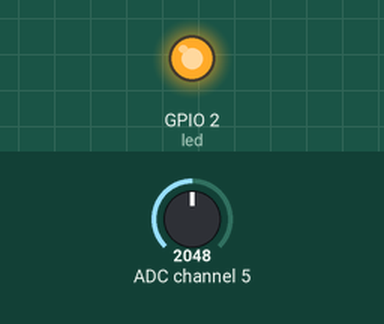
Recording of a program running on a simulated ESP32 board running MicroPython. On the bench: output pins drawn as LEDs (lit = HIGH). Inputs (shaded band) come from the test bench; at power-on: ADC channel 5 = 2048 (analog values on the 0–4095 scale). The board's own WiFi access point starts at once; pins used as bus, display or sensor lines are not drawn; what the program prints to the serial console is not drawn.

Above: at 0.1 s.
Timing chart, 0 to 1.6 s (numbered marks = the images above):
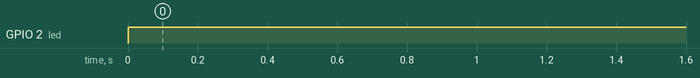

Measured:
- by itself, GPIO 2 (led): LOW → HIGH at 0.00 s

The program:

main.py
```python
# ------------------------------------------------- Includes -----------------------------------------------------------
import network
import uasyncio as asyncio
from machine import Pin, SPI
import json
import utime

# ---------------------------------------------- Public variables ------------------------------------------------------
# Access Point configuration
AP_SSID = "SCADA_ESP32"
AP_KEY = "scada1234"
AP_IP = "192.168.4.1"

#  Registers state (copy of Modbus Slave)
registers = {
    "motor":        0,      # 41001 - Motor ON/OFF      (digital)
    "velocidad":    0,      # 41002 - Speed %           (analog)
    "brazo":        0,      # 41003 - Classifier arm    (digital)
    "presencia":    0,      # 41004 - Presence sensor   (digital)
    "temperatura":  0,     # 41005 - Temperature °C    (analog)
    "contador":     0,      # 41006 - Counter pieces    (analog)
    "alarma":       0       # 41007 - Overheating       (analog)
}

# SCADA pending data to STM32
pending = {
    "motor":        0xFF,
    "velocidad":    0xFF,
    "brazo":        0xFF
}
has_pending = False

# Preload html
html_content = ""

# Led for keep alive monitoring
led = Pin(2, Pin.OUT)

# SPI configuration
spi = SPI(1,
          baudrate=500000,
          polarity=0,
          phase=0,
          bits=8,
          firstbit=SPI.MSB,
          sck=Pin(19),
          mosi=Pin(23),
          miso=Pin(18)
          )
cs = Pin(5, Pin.OUT)

# ------------------------------------------------- Initializations ----------------------------------------------------
cs.value(1)

# ------------------------------------------------- Public functions ---------------------------------------------------
def init_ap():
    """ Initialize the access point
    :return: None
    """
    ap = network.WLAN(network.AP_IF)
    ap.active(True)
    ap.config(essid=AP_SSID, password=AP_KEY, authmode=3)
    print("AP active: ", ap.ifconfig())

def load_html():
    """ Load the dashboard HTML file
    :return: None
    """
    global html_content
    with open("index.html", 'r') as f:
        html_content = f.read()
    print("HTML loaded: ", len(html_content), "bytes")

def crc8(data):
    """ Calculate CRC-8 for SPI communication
    :param data: Frame to calculate CRC-8
    :return: CRC calculated
    """
    crc = 0
    for byte in data:
        crc ^= byte
    return crc

# ------------------------------------------------- Asynchronous functions ----------------------------------------------
async def handle_client(reader, writer):
    """ Handle client requests on dashboard
    :param reader: Read request
    :param writer: Write response
    :return: None
    """
    global has_pending
    try:
        request = await reader.read(1024)
        request = request.decode()

        # GET /data -> return JSON registers
        if "GET /data" in request:
            body = json.dumps(registers)
            response = (
                "HTTP/1.1 200 OK\r\n"
                "Content-Type: application/json\r\n"
                "Access-Control-Allow-Origin: *\r\n"
                f"Content-length: {len(body)}\r\n"
                "\r\n" + body
            )

        # POST /set -> receives change on dashboard
        elif "POST /set" in request:
            body_start = request.find("\r\n\r\n") + 4
            body = request[body_start:]
            data = json.loads(body)

            for key in data:
                if key in registers:
                    registers[key] = data[key]
                if key in pending:
                    pending[key] = data[key]
                    has_pending = True

            response = (
                "HTTP/1.1 200 OK\r\n"
                "Content-Type: application/json\r\n"
                "Access-Control-Allow-Origin: *\r\n"
                "Content-length: 2\r\n"
                "\r\n{}"
            )

        # GET / -> serves html dashboard
        else:
            response = (
                "HTTP/1.1 200 OK\r\n"
                "Content-Type: text/html; charset=utf-8\r\n"
                "Connection: close\r\n"
                "\r\n" + html_content
            )

        writer.write(response.encode())
        await writer.drain()

    except Exception as e:
        print("Client error: ", e)

    finally:
        writer.close()
        await writer.wait_closed()

async def spi_task():
    """
    Handles all SPI related tasks. Build a TX frame with the SCADA data and updates the SCADA with RX frame from STM32
    :return: None
    """
    global has_pending
    while True:
        # Build TX frame
        tx = bytearray(10)
        tx[0] = 0xAA
        tx[1] = pending["motor"]
        tx[2] = pending["velocidad"]
        tx[3] = pending["brazo"]
        tx[4] = 0x00
        tx[5] = 0x00
        tx[6] = 0x00
        tx[7] = 0x00
        tx[8] = 0x00
        tx[9] = crc8(tx[1:9])

        # SPI Transfer
        rx = bytearray(10)
        cs.value(0)
        utime.sleep_us(10)
        spi.write_readinto(tx, rx)
        utime.sleep_us(10)
        cs.value(1)

        # Clear pendings after transfer
        pending["motor"] = 0xFF
        pending["velocidad"] = 0xFF
        pending["brazo"] = 0xFF
        has_pending = False

        # Process RX frame from STM32
        if rx[0] == 0xBB:
            calc_crc = crc8(rx[1:9])
            print("Registros recibidos...")
            print(rx)
            print("---------------------------------------------------------------------------------------------")
            if calc_crc == rx[9]:
                registers["motor"] = rx[1]
                registers["velocidad"] = rx[2]
                registers["brazo"] = rx[3]
                registers["presencia"] = rx[4]
                registers["temperatura"] = rx[5]
                registers["contador"] = (rx[6] << 8) | rx[7]
                registers["alarma"] = rx[8]

                print("Registros actualizados...")
                print(registers)
                print("-----------------------------------------------------------------------------------------")

            else:
                print("CRC error RX: ", hex(calc_crc), "!=", hex(rx[9]))

        else:
            print("Invalid start byte: ", hex(rx[0]))

        await asyncio.sleep_ms(200)

async def main():
    """ Main function for server deploy
    :return: None
    """
    led.toggle()
    load_html()
    init_ap()
    asyncio.create_task(spi_task())
    server = await asyncio.start_server(handle_client, "0.0.0.0", 80)
    print("HTTP Server running at ", AP_IP)
    async with server:
        await server.wait_closed()


# -------------------------------------------- Application entry point -------------------------------------------------
asyncio.run(main())     # Start server
```
